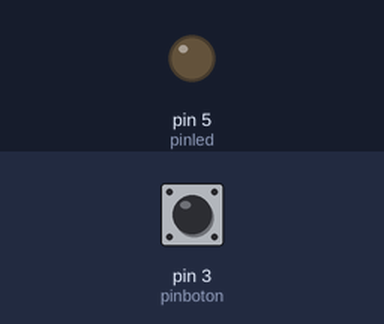
A sketch run on a simulated Arduino Uno, built with avr-gcc and run on an emulated ATmega328P. Shown: output pins drawn as LEDs (lit = HIGH). Inputs (shaded band) come from the test bench; at power-on: pin 3 (pinboton) LOW.

Above: at 1.2 s.
1.3 s: pin 3 (pinboton) pulled HIGH for 3.2 s
At 3.1 s:
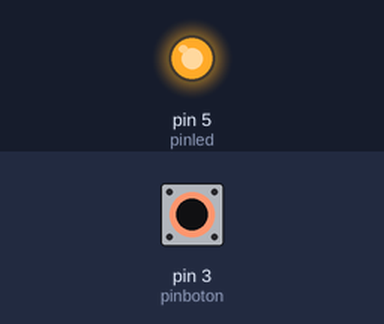
Timing chart, 0 to 6.0 s (numbered marks = the images above; inputs shaded):
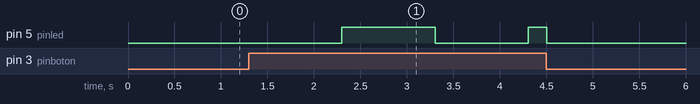

The sketch:

ledtiempo.ino
```cpp
int pinled = 5;
int pinboton = 3;
int valorboton = 0;
long millisanteriores = 0;
long intervalo = 1000;
int estadoled = HIGH;
void setup() {
  // put your setup code here, to run once:
pinMode(5, OUTPUT);
pinMode(3, INPUT);
}

void loop() {
valorboton = digitalRead(pinboton);
if(valorboton == HIGH){
unsigned long  millisactuales = millis();
  if(millisactuales - millisanteriores>intervalo)
  {
    millisanteriores = millisactuales;
    if(estadoled ==LOW)
    {
      estadoled = HIGH;
    }
    else
    {
      (estadoled = LOW);
    }
    digitalWrite(pinled, estadoled);
  }
}

else
{
  digitalWrite(pinled, LOW);
}

}
```

Measured:
- after the input at 1.3 s, pin 5 (pinled): LOW → HIGH after 1.0 s, → LOW 1.0 s later, → HIGH 1.0 s later, → LOW 0.20 s later
